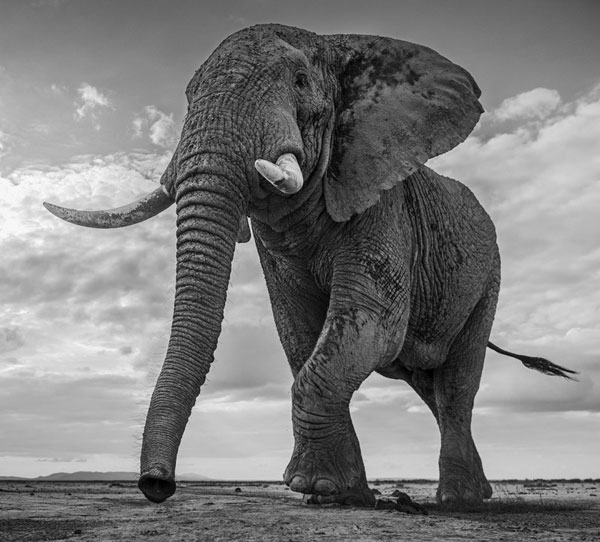
#> input picture hw2/elephant.jpg, 600 x 542 px
$ python part1.py
#> lines starting #> are read from the running program, lines starting #| are printed output that depends on the picture; after the words box and inside, x2 and y2 are one past the last pixel; in counts of white or black regions, pixels touching at a corner belong together
import numpy as np
import matplotlib.pyplot as plt
from scipy.signal import convolve2d
from scipy.signal.windows import gaussian
from skimage import io, color

img = io.imread("elephant.jpg")
#> img is the input picture: shape (542, 600, 3); min 0, max 253, mean 124.4
if img.ndim == 3:
    img = color.rgb2gray(img)
#> img: shape (542, 600) float64
img = img.astype(np.float64)

# ════════════════════════════════════════════════════════════
# Part 1.1: Finite Difference Operator
# ════════════════════════════════════════════════════════════

Dx = np.array([[1, -1]])
Dy = np.array([[1], [-1]])

grad_x = convolve2d(img, Dx, mode='same', boundary='symm')
grad_y = convolve2d(img, Dy, mode='same', boundary='symm')
grad_magnitude = np.sqrt(grad_x**2 + grad_y**2)
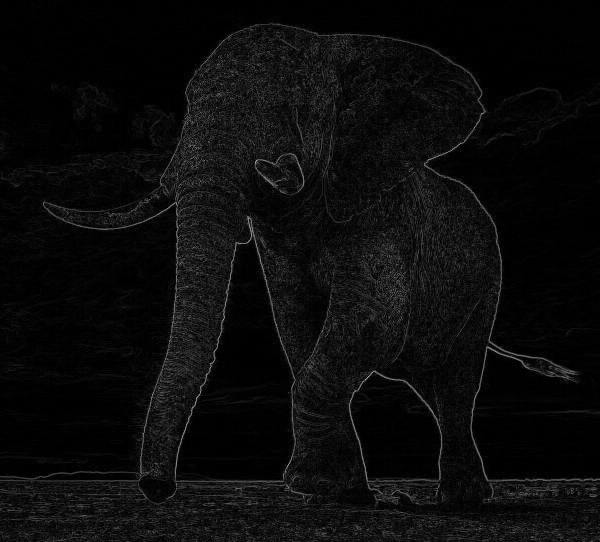
#> grad_magnitude: shape (542, 600) float64; min 0, max 0.677, mean 0.0457

thresholds = [0.05, 0.1, 0.13, 0.15]

# ── Figure 1: x 方向邊緣偵測 ──────────────────────────────
fig1, axes1 = plt.subplots(1, 2, figsize=(10, 5))
fig1.suptitle("X-direction Edge Detection (Dx)", fontsize=13, fontweight='bold')

vmax_x = np.abs(grad_x).max()
#> vmax_x = 0.6
axes1[0].imshow(grad_x, cmap='gray', vmin=-vmax_x, vmax=vmax_x)
axes1[0].set_title("dI/dx")
axes1[0].axis('off')

axes1[1].imshow((np.abs(grad_x) > 0.1).astype(float), cmap='gray')
axes1[1].set_title("|dI/dx| binarized (threshold=0.1)")
axes1[1].axis('off')

plt.tight_layout()
plt.savefig("part1_x.png", dpi=150, bbox_inches='tight')
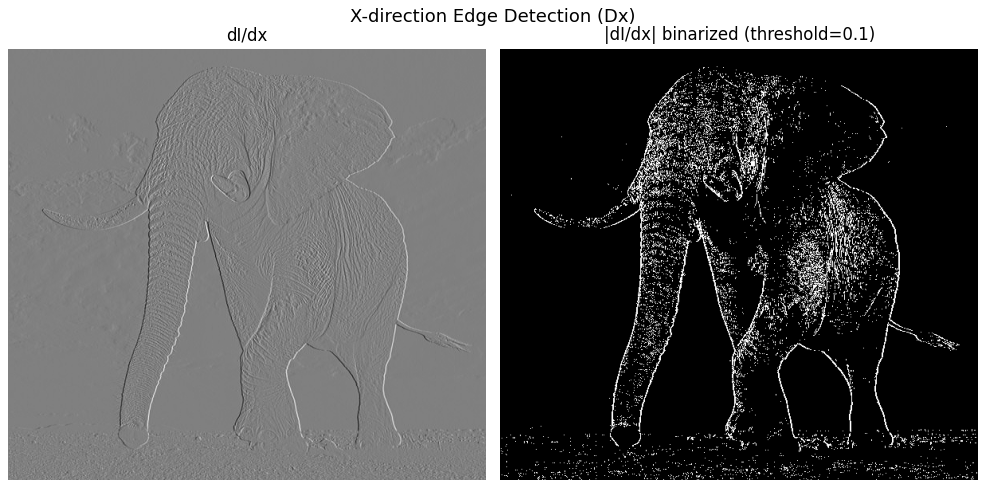
#> figure drawn by matplotlib, 2 panels

# ── Figure 2: y 方向邊緣偵測 ──────────────────────────────
fig2, axes2 = plt.subplots(1, 2, figsize=(10, 5))
fig2.suptitle("Y-direction Edge Detection (Dy)", fontsize=13, fontweight='bold')

vmax_y = np.abs(grad_y).max()
#> vmax_y = 0.553
axes2[0].imshow(grad_y, cmap='gray', vmin=-vmax_y, vmax=vmax_y)
axes2[0].set_title("dI/dy")
axes2[0].axis('off')

axes2[1].imshow((np.abs(grad_y) > 0.1).astype(float), cmap='gray')
axes2[1].set_title("|dI/dy| binarized (threshold=0.1)")
axes2[1].axis('off')

plt.tight_layout()
plt.savefig("part1_y.png", dpi=150, bbox_inches='tight')

# ── Figure 3: xy 兩方向（梯度幅度）+ 四種閾值比較 ──────────
fig3, axes3 = plt.subplots(1, 5, figsize=(22, 5))
fig3.suptitle("XY Edge Detection (Gradient Magnitude)", fontsize=13, fontweight='bold')

axes3[0].imshow(grad_magnitude, cmap='gray')
axes3[0].set_title("Gradient Magnitude |∇I|")
axes3[0].axis('off')

for i, t in enumerate(thresholds):
    edge = (grad_magnitude > t).astype(float)
    axes3[i + 1].imshow(edge, cmap='gray')
    axes3[i + 1].set_title(f"threshold = {t}")
    axes3[i + 1].axis('off')
#> this loop made 4 passes
#> pass 1, `edge = (grad_magnitude > t).astype(float)`:
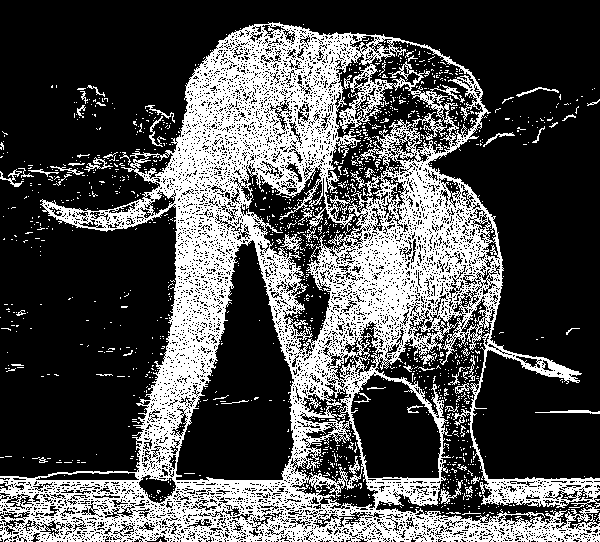
#> edge: shape (542, 600) float64; values 0 (black) and 1 (white), 31.3% white; 1312 white regions (1254 under 20 px), largest, box (x1, y1, x2, y2) and area: (0, 22, 600, 542) 95852, (440, 480, 463, 504) 146, (535, 410, 600, 414) 138

plt.tight_layout()
plt.savefig("part1_xy.png", dpi=150, bbox_inches='tight')

plt.show()
print("Part 1.1 done")

# ════════════════════════════════════════════════════════════
# Part 1.2: Derivative of Gaussian (DoG) Filter
# ════════════════════════════════════════════════════════════

# 2D Gaussian kernel via outer product
ksize, sigma = 15, 2.0
g1d = gaussian(ksize, sigma)
g1d /= g1d.sum()
G = np.outer(g1d, g1d)

# --- Two-step: blur first, then finite difference ---
img_blur = convolve2d(img, G, mode='same', boundary='symm')
grad_x_blur = convolve2d(img_blur, Dx, mode='same', boundary='symm')
grad_y_blur = convolve2d(img_blur, Dy, mode='same', boundary='symm')
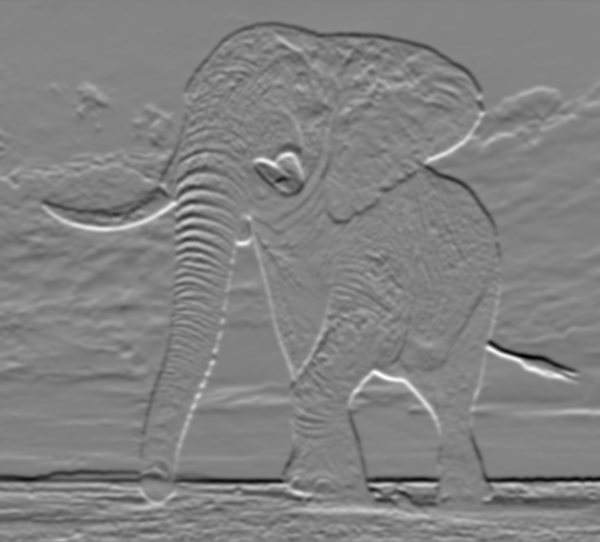
#> grad_y_blur: shape (542, 600) float64; min -0.116, max 0.111, mean -4.11e-05; drawn with min black and max white
grad_mag_blur = np.sqrt(grad_x_blur**2 + grad_y_blur**2)
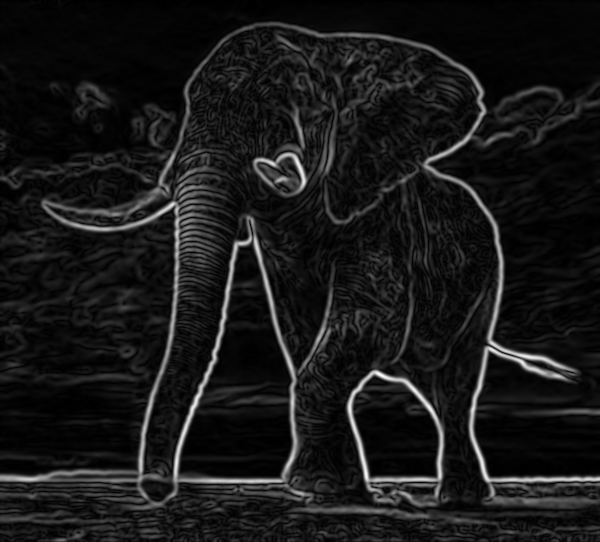
#> grad_mag_blur: shape (542, 600) float64; min 0, max 0.125, mean 0.012; drawn with min black and max white

# --- Single-step: DoG filter = G * Dx / G * Dy ---
DoG_x = convolve2d(G, Dx, mode='same', boundary='symm')
DoG_y = convolve2d(G, Dy, mode='same', boundary='symm')
grad_x_dog = convolve2d(img, DoG_x, mode='same', boundary='symm')
grad_y_dog = convolve2d(img, DoG_y, mode='same', boundary='symm')
grad_mag_dog = np.sqrt(grad_x_dog**2 + grad_y_dog**2)

# Numerical verification
print(f"Max diff (blur+Dx vs DoG_x): {np.abs(grad_x_blur - grad_x_dog).max():.2e}")
#| Max diff (blur+Dx vs DoG_x): 3.16e-04
print(f"Max diff (blur+Dy vs DoG_y): {np.abs(grad_y_blur - grad_y_dog).max():.2e}")
#| Max diff (blur+Dy vs DoG_y): 3.17e-04

threshold_12 = 0.03

# ── Figure 4: Part 1.1 vs Part 1.2 comparison ─────────────
fig4, axes4 = plt.subplots(2, 3, figsize=(15, 10))
fig4.suptitle("Part 1.1 vs Part 1.2 — Effect of Gaussian Blur", fontsize=13, fontweight='bold')

vmax_xb = np.abs(grad_x_blur).max()
#> vmax_xb = 0.122
vmax_yb = np.abs(grad_y_blur).max()
#> vmax_yb = 0.116

axes4[0, 0].imshow(grad_x, cmap='gray', vmin=-vmax_x, vmax=vmax_x)
axes4[0, 0].set_title("1.1  dI/dx (no blur)")
axes4[0, 0].axis('off')
axes4[0, 1].imshow(grad_y, cmap='gray', vmin=-vmax_y, vmax=vmax_y)
axes4[0, 1].set_title("1.1  dI/dy (no blur)")
axes4[0, 1].axis('off')
axes4[0, 2].imshow((grad_magnitude > threshold_12).astype(float), cmap='gray')
axes4[0, 2].set_title(f"1.1  edges (t={threshold_12})")
axes4[0, 2].axis('off')

axes4[1, 0].imshow(grad_x_blur, cmap='gray', vmin=-vmax_xb, vmax=vmax_xb)
axes4[1, 0].set_title("1.2  dI/dx (Gaussian blur)")
axes4[1, 0].axis('off')
axes4[1, 1].imshow(grad_y_blur, cmap='gray', vmin=-vmax_yb, vmax=vmax_yb)
axes4[1, 1].set_title("1.2  dI/dy (Gaussian blur)")
axes4[1, 1].axis('off')
axes4[1, 2].imshow((grad_mag_blur > threshold_12).astype(float), cmap='gray')
axes4[1, 2].set_title(f"1.2  edges (t={threshold_12})")
axes4[1, 2].axis('off')

plt.tight_layout()
plt.savefig("part1_2_comparison.png", dpi=150, bbox_inches='tight')

# ── Figure 5: DoG filters visualization ───────────────────
fig5, axes5 = plt.subplots(1, 3, figsize=(15, 5))
fig5.suptitle("DoG Filters", fontsize=13, fontweight='bold')

axes5[0].imshow(G, cmap='gray')
axes5[0].set_title("Gaussian kernel G")
axes5[0].axis('off')
axes5[1].imshow(DoG_x, cmap='gray', vmin=-np.abs(DoG_x).max(), vmax=np.abs(DoG_x).max())
axes5[1].set_title("DoG_x = G * Dx")
axes5[1].axis('off')
axes5[2].imshow(DoG_y, cmap='gray', vmin=-np.abs(DoG_y).max(), vmax=np.abs(DoG_y).max())
axes5[2].set_title("DoG_y = G * Dy")
axes5[2].axis('off')

plt.tight_layout()
plt.savefig("part1_2_dog_filters.png", dpi=150, bbox_inches='tight')
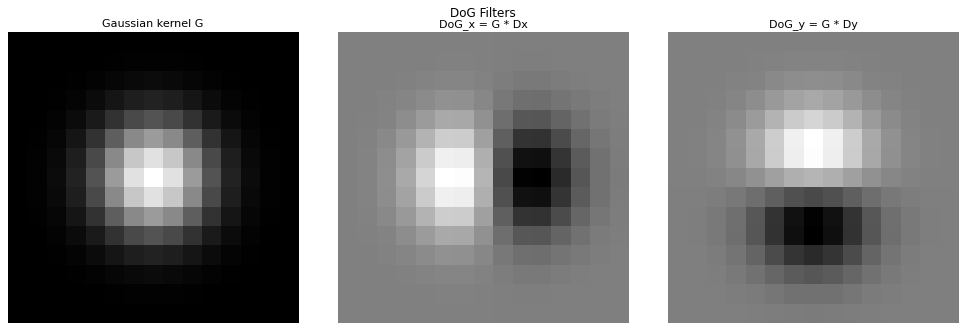
#> figure drawn by matplotlib, 3 panels

# ── Figure 6: Verification — two-step vs single-step ──────
fig6, axes6 = plt.subplots(1, 3, figsize=(15, 5))
fig6.suptitle("Verification: Two-step (blur+diff) vs Single-step (DoG)", fontsize=13, fontweight='bold')

axes6[0].imshow((grad_mag_blur > threshold_12).astype(float), cmap='gray')
axes6[0].set_title(f"Two-step edges (t={threshold_12})")
axes6[0].axis('off')
axes6[1].imshow((grad_mag_dog > threshold_12).astype(float), cmap='gray')
axes6[1].set_title(f"Single DoG conv edges (t={threshold_12})")
axes6[1].axis('off')
diff_vis = np.abs(grad_mag_blur - grad_mag_dog)
axes6[2].imshow(diff_vis, cmap='hot')
axes6[2].set_title(f"Difference (max={diff_vis.max():.2e})")
axes6[2].axis('off')

plt.tight_layout()
plt.savefig("part1_2_verify.png", dpi=150, bbox_inches='tight')
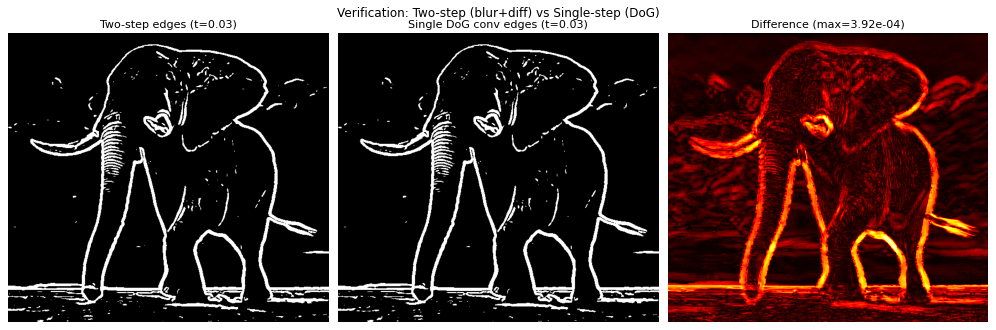
#> figure drawn by matplotlib, 3 panels

plt.show()
print("Part 1.2 done")

$ run again, with hw2/cat.jpg copied over hw2/elephant.jpg
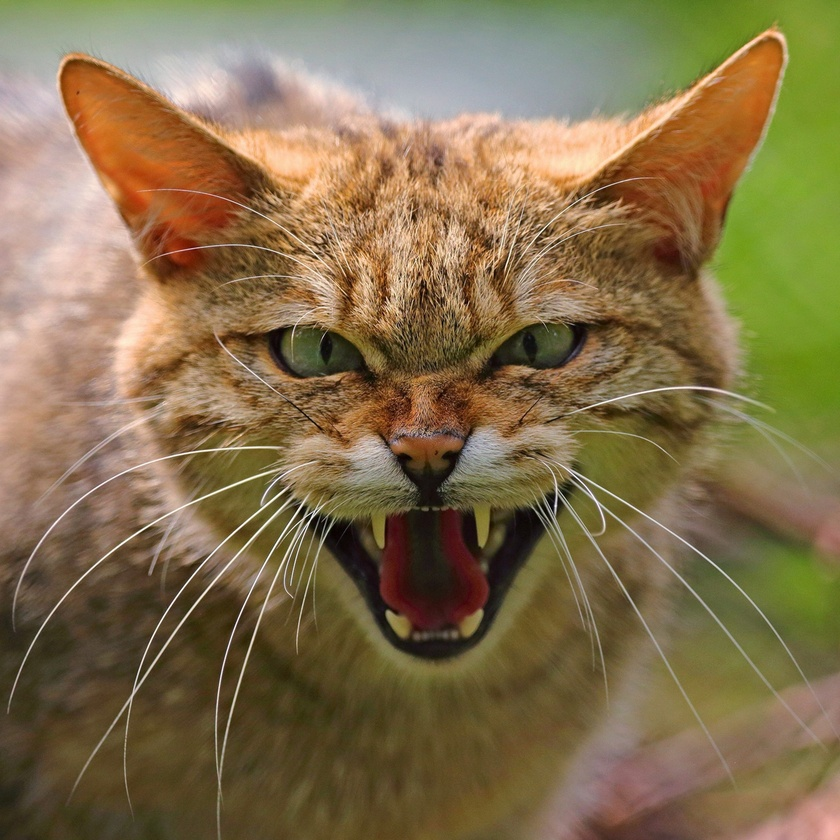
#> input picture hw2/cat.jpg, 840 x 840 px, shrunk from 1920 x 1920 before the run
#> img is the input picture: shape (840, 840, 3); mean R, G, B 131.4, 112.1, 76.4
#> img: shape (840, 840) float64
#> vmax_x = 0.736
#> vmax_y = 0.669
#> the loop `for i, t in enumerate(thresholds):` made 4 passes
#> pass 1, `edge = (grad_magnitude > t).astype(float)`:
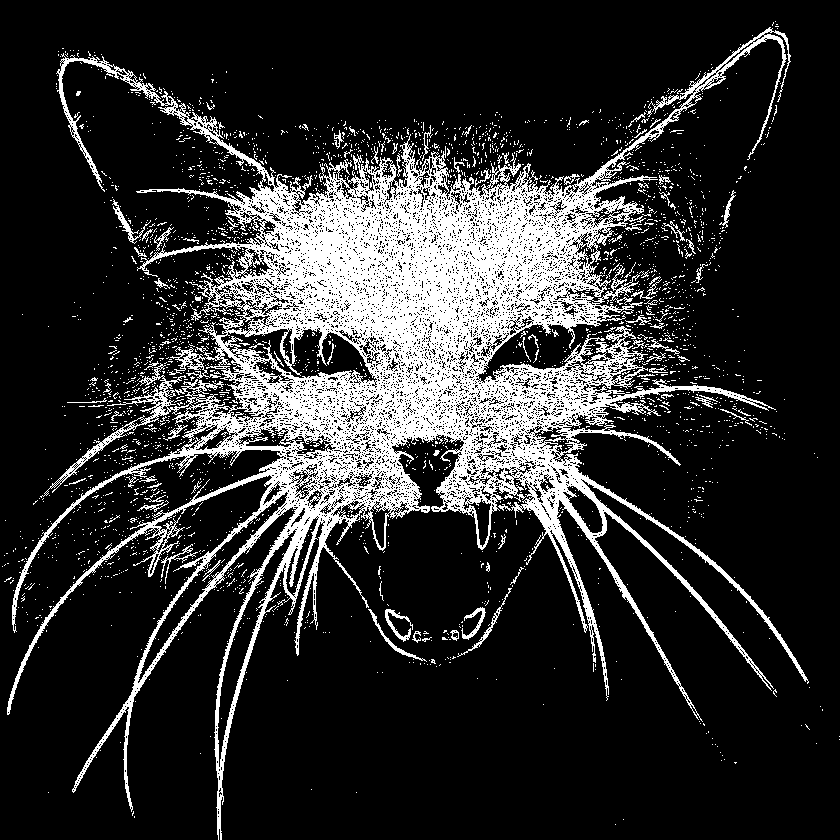
#> edge: shape (840, 840) float64; values 0 (black) and 1 (white), 18.3% white; 2849 white regions (2753 under 20 px), largest, box (x1, y1, x2, y2) and area: (7, 27, 809, 840) 116668, (385, 609, 413, 642) 260, (112, 199, 151, 244) 259
#| Max diff (blur+Dx vs DoG_x): 3.18e-04
#| Max diff (blur+Dy vs DoG_y): 3.12e-04
#> vmax_xb = 0.0995
#> vmax_yb = 0.0957
#> `plt.savefig("part1_2_verify.png", dpi=150, bbox_inches='tight')`:
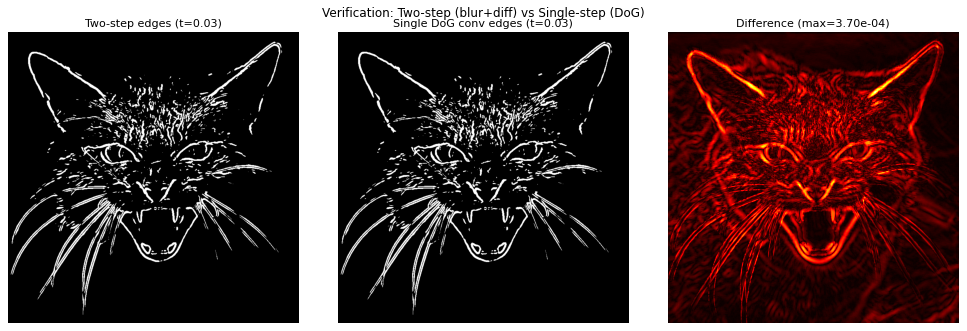
#> figure drawn by matplotlib, 3 panels

$ run again, with hw2/dog.jpg copied over hw2/elephant.jpg
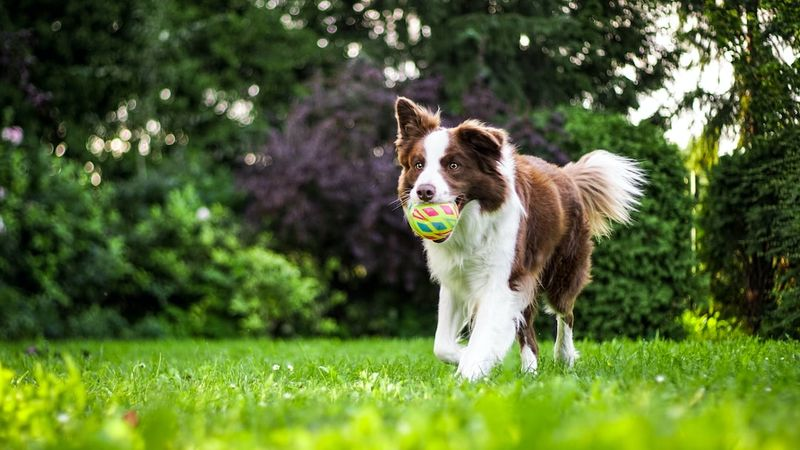
#> input picture hw2/dog.jpg, 800 x 450 px
#> img is the input picture: shape (450, 800, 3); mean R, G, B 87.1, 106.2, 51.9
#> img: shape (450, 800) float64
#> vmax_x = 0.706
#> vmax_y = 0.799
#> the loop `for i, t in enumerate(thresholds):` made 4 passes
#> pass 1, `edge = (grad_magnitude > t).astype(float)`:
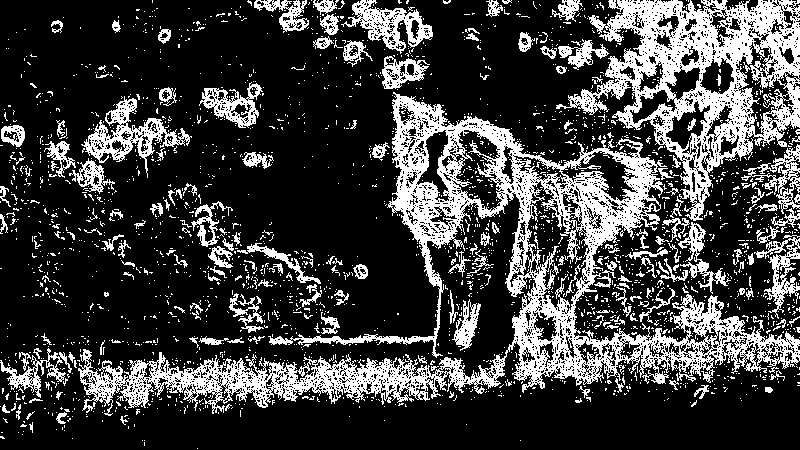
#> edge: shape (450, 800) float64; values 0 (black) and 1 (white), 24.8% white; 2449 white regions (2257 under 20 px), largest, box (x1, y1, x2, y2) and area: (78, 92, 800, 416) 39015, (556, 0, 800, 221) 18332, (81, 96, 192, 178) 2304
#| Max diff (blur+Dx vs DoG_x): 4.06e-04
#| Max diff (blur+Dy vs DoG_y): 3.99e-04
#> vmax_xb = 0.154
#> vmax_yb = 0.138
#> `plt.savefig("part1_2_verify.png", dpi=150, bbox_inches='tight')`:
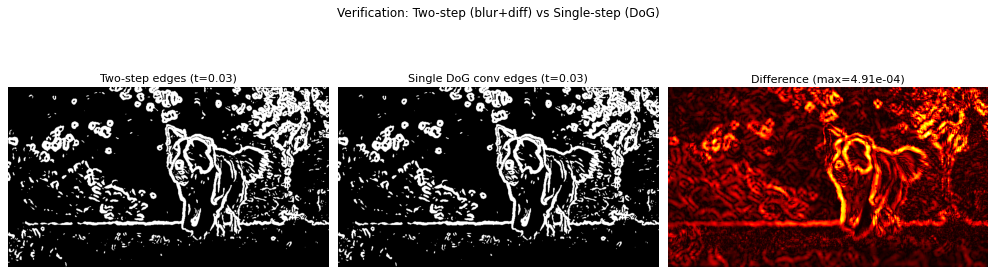
#> figure drawn by matplotlib, 3 panels
